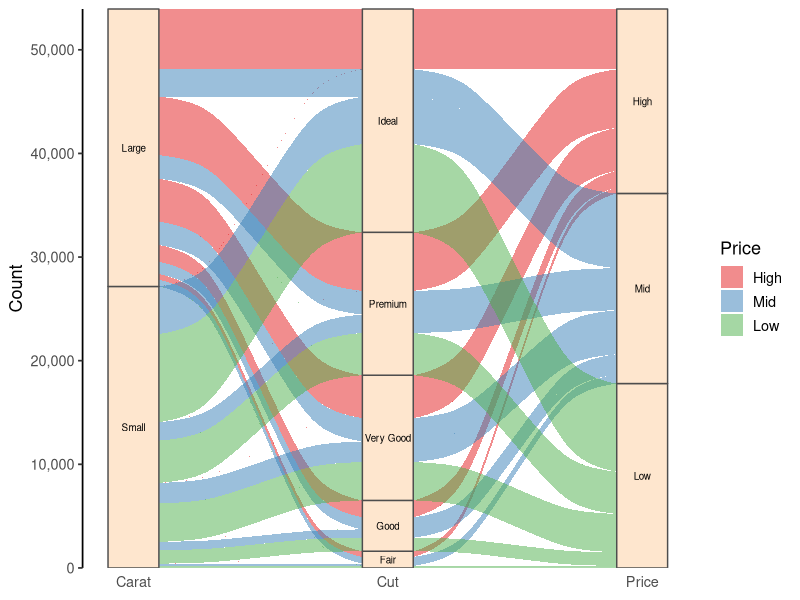
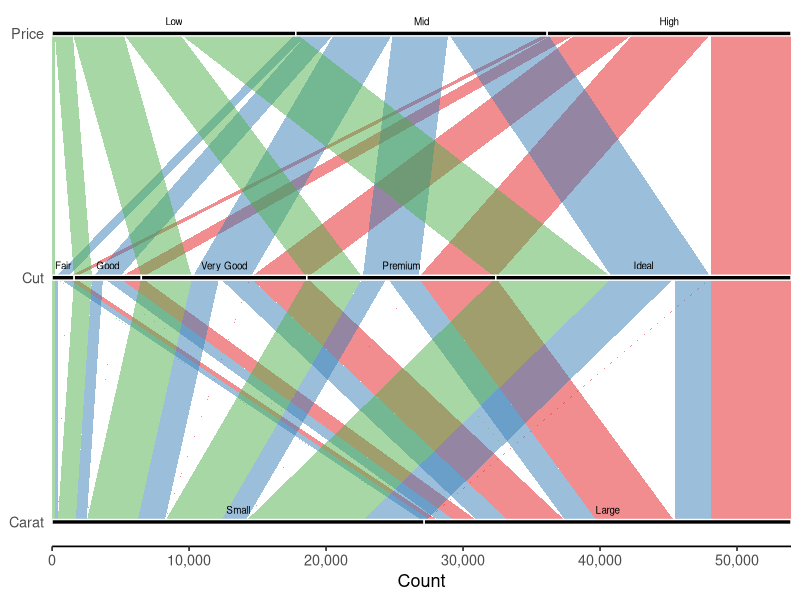
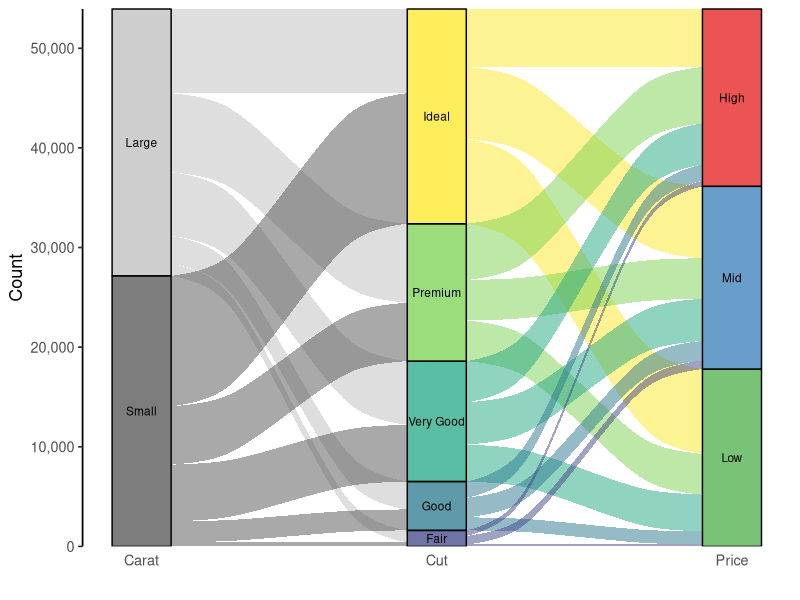

Source code (R) for these figures, in order:
## ---- chunk 1
knitr::opts_chunk$set(message = F, 
                      error = F, 
                      warning = F,
                      fig.align = "center")

## ---- chunk 2
library(tidyverse)

# Prepare wide-format diamonds data
diamonds_wide <- diamonds %>% 
  mutate(price_cat = case_when(price < quantile(price, 0.33) ~ "Low",
                               price > quantile(price, 0.67) ~ "High",
                               TRUE ~ "Mid"),
         price_cat = factor(price_cat, levels = c("High", "Mid", "Low")),
         carat_cat = ifelse(carat > median(carat), "Large", "Small"),
         cut = fct_rev(cut)) %>% 
  group_by(carat_cat, cut, price_cat) %>%
  summarise(count = n()) %>% 
  ungroup()

head(diamonds_wide)

## ---- chunk 3
# install.packages("ggalluvial")  # install the package if you haven't
library(ggalluvial)
library(scales)  # for the function "comma_format()"

ggplot(diamonds_wide, aes(axis1 = carat_cat, axis2 = cut, axis3 = price_cat, y = count)) +
  geom_alluvium(aes(fill = price_cat), width = 1/5) +
  geom_stratum(width = 1/5, fill = "#fee6ce", color = "grey30") +
  geom_text(stat = "stratum", aes(label = after_stat(stratum)), size = 2.5) +
  scale_x_discrete(limits = c("Carat", "Cut", "Price"), expand = c(0, 0.2)) +
  scale_y_continuous(expand = c(0, 0), labels = comma_format()) + 
  labs(y = "Count") + 
  scale_fill_brewer(name = "Price", palette = "Set1") + 
  theme_classic(base_size = 13) + 
  theme(axis.line.x = element_blank(),
        axis.ticks.x = element_blank())

## ---- chunk 4
ggplot(diamonds_wide, aes(axis1 = carat_cat, axis2 = cut, axis3 = price_cat, y = count)) +
  geom_alluvium(aes(fill = price_cat), width = 0, knot.pos = 0, show.legend = F) +  # knot.pos = 0 produces straight flow streams
  geom_stratum(width = 0.02, fill = "black", color = "white") +  # reduce the bar width to create thick lines
  geom_text(stat = "stratum", aes(label = after_stat(stratum)), size = 2.5, nudge_x = 0.05) +
  scale_x_discrete(limits = c("Carat", "Cut", "Price"), expand = c(0, 0.1)) +
  scale_y_continuous(expand = c(0, 0), labels = comma_format()) + 
  labs(y = "Count") + 
  scale_fill_brewer(palette = "Set1") + 
  coord_flip() +  # flip the plot
  theme_classic(base_size = 13) + 
  theme(axis.line.y = element_blank(),
        axis.ticks.y = element_blank())

## ---- chunk 5
# Convert the wide data into long format
diamonds_long <- diamonds_wide %>%
  mutate(alluvium_ID = row_number()) %>%  # add an ID for each row
  pivot_longer(cols = -c(count, alluvium_ID), names_to = "variable", values_to = "level") %>% 
  mutate(level = factor(level, levels = c("Large", "Small", "Ideal", "Premium", "Very Good", "Good", "Fair", "High", "Mid", "Low")))  # adjust the level order for later plotting

head(diamonds_long)
## ---- chunk 6
# Create a color palette for the bars
color_pal <- set_names(c("#bdbdbd", "#525252", "#fde725", "#7ad151", "#22a884", "#2a788e", "#414487", "#e41a1c", "#377eb8", "#4daf4a"), nm = levels(diamonds_long$level))

ggplot(diamonds_long, aes(x = variable, y = count, stratum = level, alluvium = alluvium_ID)) +
  geom_flow(aes(fill = level), width = 1/5) +
  geom_stratum(aes(fill = level), alpha = 0.75, width = 1/5) +
  geom_text(stat = "stratum", aes(label = level), size = 3) +
  scale_x_discrete(labels = c("Carat", "Cut", "Price"), expand = c(0, 0.2)) +
  scale_y_continuous(expand = c(0, 0), labels = comma_format()) + 
  labs(x = "", y = "Count") +
  guides(fill = "none") + 
  scale_fill_manual(values = color_pal) +
  theme_classic(base_size = 13) + 
  theme(axis.line.x = element_blank(),
        axis.ticks.x = element_blank())

